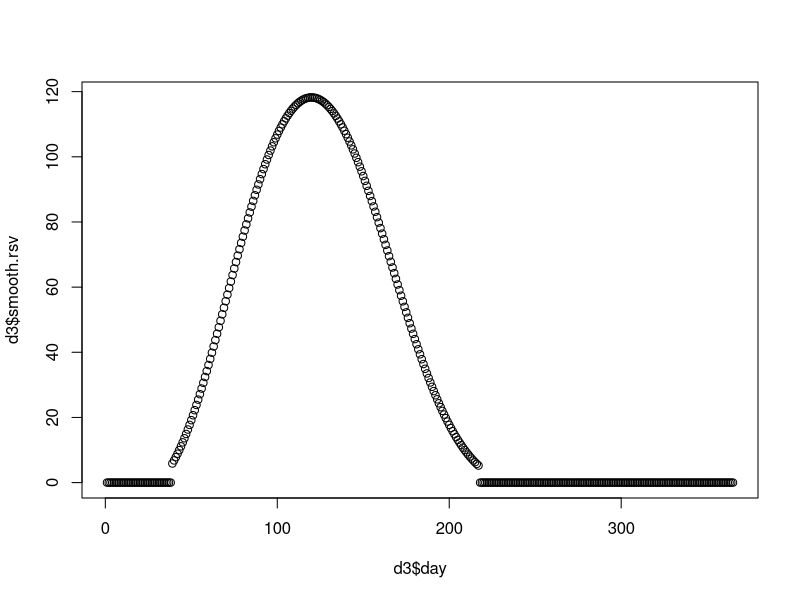

Here is the R script that generated this plot: (Note: this script raises an error after producing the figure.)
#https://www.eurosurveillance.org/content/10.2807/1560-7917.ES.2018.23.5.17-00284?crawler=true
library(mgcv)

#week 1 here corresponds to week 40, which starts oct 8 in 2016
d1 <- read.csv('./ave_season_nl.csv', header=F)
names(d1) <- c('week','rsv')
d1 <- rbind.data.frame(d1, cbind.data.frame('week'=0, 'rsv'=0) )

d1$day <- d1$week*7
d1$rsv[d1$rsv<10] <- 0

d1 <- d1[order(d1$week),]

d2 <- cbind.data.frame('day'=1:365,rsv=rep(NA, 365) )

interpol <-approx(x=d1$day, y = d1$rsv,  method="linear",  xout=d2$day,
                  rule = 1, f = 0, ties = mean)

mod1 <- gam( rsv ~ s(day) , data=d1)
pred1 <- predict(mod1, newdata=d2)

d3 <- cbind.data.frame('day'=interpol$x, 'smooth.rsv'=pred1)
d3$smooth.rsv[d3$smooth.rsv<5] <- 0
d3$date <- as.Date('2016-07-01')
plot(d3$day, d3$smooth.rsv)

d3$date <- d3$day +as.Date('2016-10-08')

d3b <- d3
d3b$date <- d3b$day + as.Date('2015-10-10') 

d3c <- d3
d3c$date <- d3c$day + as.Date('2017-10-07') 

d4 <- rbind.data.frame(d3, d3b, d3c)
d4 <- d4[,c('date','smooth.rsv')]

saveRDS(d4,'./functions/data/rsv.smooth.rds')
